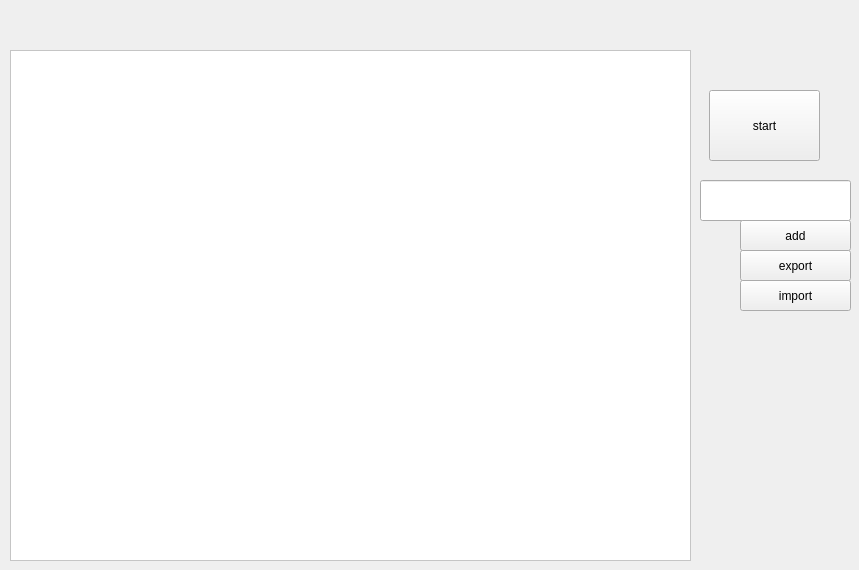
<?xml version="1.0" encoding="UTF-8"?>
<ui version="4.0">
 <class>Widget</class>
 <widget class="QWidget" name="Widget">
  <property name="geometry">
   <rect>
    <x>0</x>
    <y>0</y>
    <width>859</width>
    <height>570</height>
   </rect>
  </property>
  <property name="windowTitle">
   <string>Widget</string>
  </property>
  <widget class="QLabel" name="label">
   <property name="geometry">
    <rect>
     <x>10</x>
     <y>10</y>
     <width>681</width>
     <height>31</height>
    </rect>
   </property>
   <property name="text">
    <string/>
   </property>
  </widget>
  <widget class="QPushButton" name="start">
   <property name="geometry">
    <rect>
     <x>709</x>
     <y>90</y>
     <width>111</width>
     <height>71</height>
    </rect>
   </property>
   <property name="text">
    <string>start</string>
   </property>
   <property name="checkable">
    <bool>true</bool>
   </property>
  </widget>
  <widget class="QFrame" name="paintFrame">
   <property name="geometry">
    <rect>
     <x>10</x>
     <y>50</y>
     <width>681</width>
     <height>511</height>
    </rect>
   </property>
   <property name="styleSheet">
    <string notr="true">#paintFrame{
	background-color: rgb(255, 255, 255);
}</string>
   </property>
   <property name="frameShape">
    <enum>QFrame::StyledPanel</enum>
   </property>
   <layout class="QHBoxLayout" name="paintLayout">
    <property name="spacing">
     <number>0</number>
    </property>
    <property name="leftMargin">
     <number>0</number>
    </property>
    <property name="topMargin">
     <number>0</number>
    </property>
    <property name="rightMargin">
     <number>0</number>
    </property>
    <property name="bottomMargin">
     <number>0</number>
    </property>
   </layout>
  </widget>
  <widget class="QLineEdit" name="input">
   <property name="geometry">
    <rect>
     <x>700</x>
     <y>180</y>
     <width>151</width>
     <height>41</height>
    </rect>
   </property>
  </widget>
  <widget class="QPushButton" name="addPoint">
   <property name="geometry">
    <rect>
     <x>740</x>
     <y>220</y>
     <width>111</width>
     <height>31</height>
    </rect>
   </property>
   <property name="text">
    <string>add</string>
   </property>
  </widget>
  <widget class="QPushButton" name="export_2">
   <property name="geometry">
    <rect>
     <x>740</x>
     <y>250</y>
     <width>111</width>
     <height>31</height>
    </rect>
   </property>
   <property name="text">
    <string>export</string>
   </property>
  </widget>
  <widget class="QPushButton" name="import_2">
   <property name="geometry">
    <rect>
     <x>740</x>
     <y>280</y>
     <width>111</width>
     <height>31</height>
    </rect>
   </property>
   <property name="text">
    <string>import</string>
   </property>
  </widget>
 </widget>
 <layoutdefault spacing="6" margin="11"/>
 <resources/>
 <connections/>
</ui>
